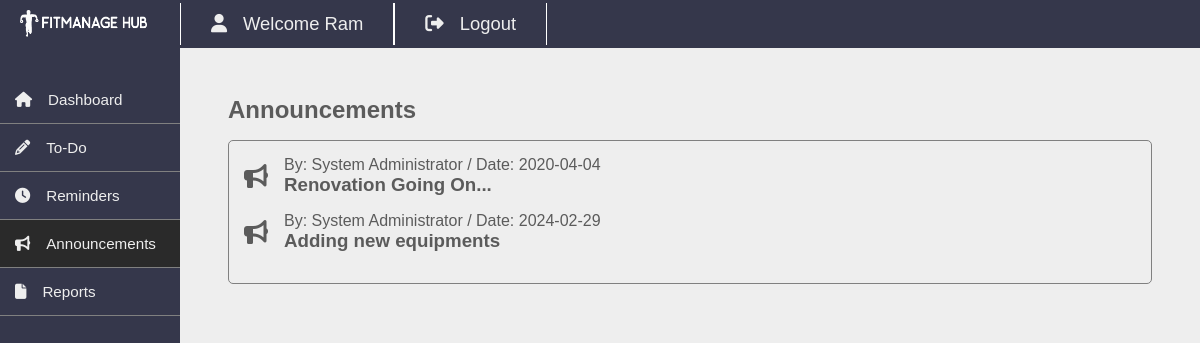
Page /customer/announcement.php (signed in) on the committed database.
### tables this page shows
CREATE TABLE `announcements` (
  `id` int(11) NOT NULL,
  `message` varchar(100) NOT NULL,
  `date` date NOT NULL
);

### customer/announcement.php (the view, shortened to what this page needs)
<?php
include '../dbcon.php';
?>
<!DOCTYPE html>
<html lang="en">
    <head>
        <link rel="stylesheet" href="./css/boilerplate.css">
        <link rel="stylesheet" href="css/announcement.css">
    </head>
    <body>
      <?php  include 'includes/boilerplate.php';?>
<div class="content">
    <h2>Announcements</h2>
    <div class="announcements">
        <?php
            $sql="SELECT * FROM announcements";
            $result=mysqli_query($conn,$sql);
            while($row=mysqli_fetch_assoc($result)){
            ?>
                <div class="announce">
                    <span class="ann"><i class="fa-solid fa-bullhorn"></i></span>
                    <div class="message">
                        <p class="announcer">By: System Administrator / Date: <?=$row['date']?></p>
                        <h3><?=$row['message']?></h3>
                    </div>
                </div>
            <?php
            }
        ?>
    </div>
</div>
<?php include 'includes/footer.php'?>

### customer/css/boilerplate.css (style rules this page uses)
* { margin: 0; padding: 0; font-family: "Poppins", sans-serif; }
body { background-color: #eeeeee; }
.content { padding: 3rem; color: rgb(91, 91, 91); }

### customer/css/announcement.css (style rules this page uses)
.announcements { padding: 15px; border: 1px solid grey; border-radius: 5px; margin-top: 1rem; }
.announce { display: flex; align-items: center; margin-bottom: 1rem; gap: 1rem ; }
.ann i { font-size: 1.5rem; }

### rows in the picture
announcements: date "2020-04-04", message "Renovation Going On..."
announcements: date "2024-02-29", message "Adding new equipments"

### other values in the picture
$_SESSION['user'] "Ram"
